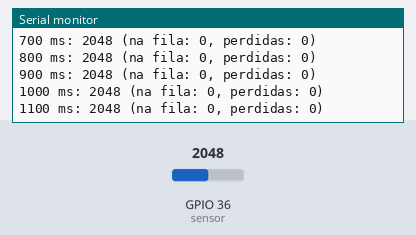
The sketch below on a simulated ESP32. On the bench: the last lines printed to the serial monitor. The inputs (shaded band) are chosen by the test bench; at power-on: GPIO 36 (sensor) = 2048.

Above: at 1.2 s.
1.3 s: GPIO 36 (sensor) set to 2866
At 1.31 s:
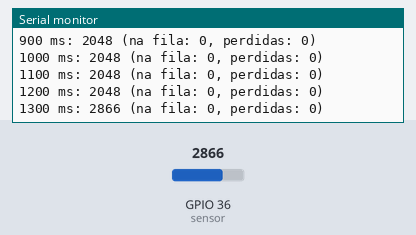
2.8 s: GPIO 36 (sensor) set to 3603
At 2.81 s:
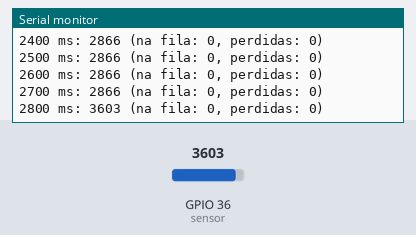
Timing chart, 0 to 5.8 s (numbered marks = the images above; inputs shaded):
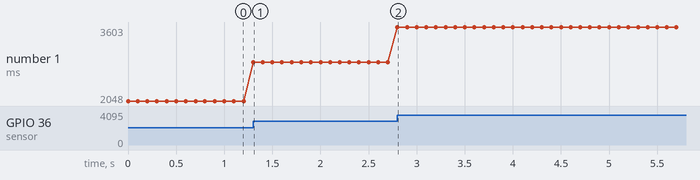

The sketch:

FilaSensor.ino
```cpp
typedef struct {
  uint32_t instante;                // millis() da leitura
  int valor;                        // leitura bruta do ADC
} leitura_t;

QueueHandle_t fila;
volatile uint32_t perdidas = 0;

void sensor(void *arg) {
  TickType_t ultimo = xTaskGetTickCount();
  for (;;) {
    leitura_t l = { millis(), analogRead(A0) };
    if (xQueueSend(fila, &l, 0) != pdTRUE) {
      perdidas++;                   // fila cheia: o consumidor atrasou
    }
    vTaskDelayUntil(&ultimo, pdMS_TO_TICKS(100));
  }
}

void setup() {
  Serial.begin(115200);
  fila = xQueueCreate(20, sizeof(leitura_t));        // 2 s de folga
  xTaskCreate(sensor, "sensor", 3072, NULL, 5, NULL);
}

void loop() {
  leitura_t l;
  if (xQueueReceive(fila, &l, pdMS_TO_TICKS(500)) == pdTRUE) {
    Serial.printf("%lu ms: %d (na fila: %u, perdidas: %lu)\n",
                  (unsigned long)l.instante, l.valor,
                  (unsigned)uxQueueMessagesWaiting(fila),
                  (unsigned long)perdidas);
  } else {
    Serial.println("nenhuma leitura em 500 ms: o sensor parou?");
  }
}
```

Measured:
- after the input at 1.3 s, the serial monitor: prints a new line at once (image 1)
- plotted number 1: 2048 → 2866 after the input at 1.3 s
